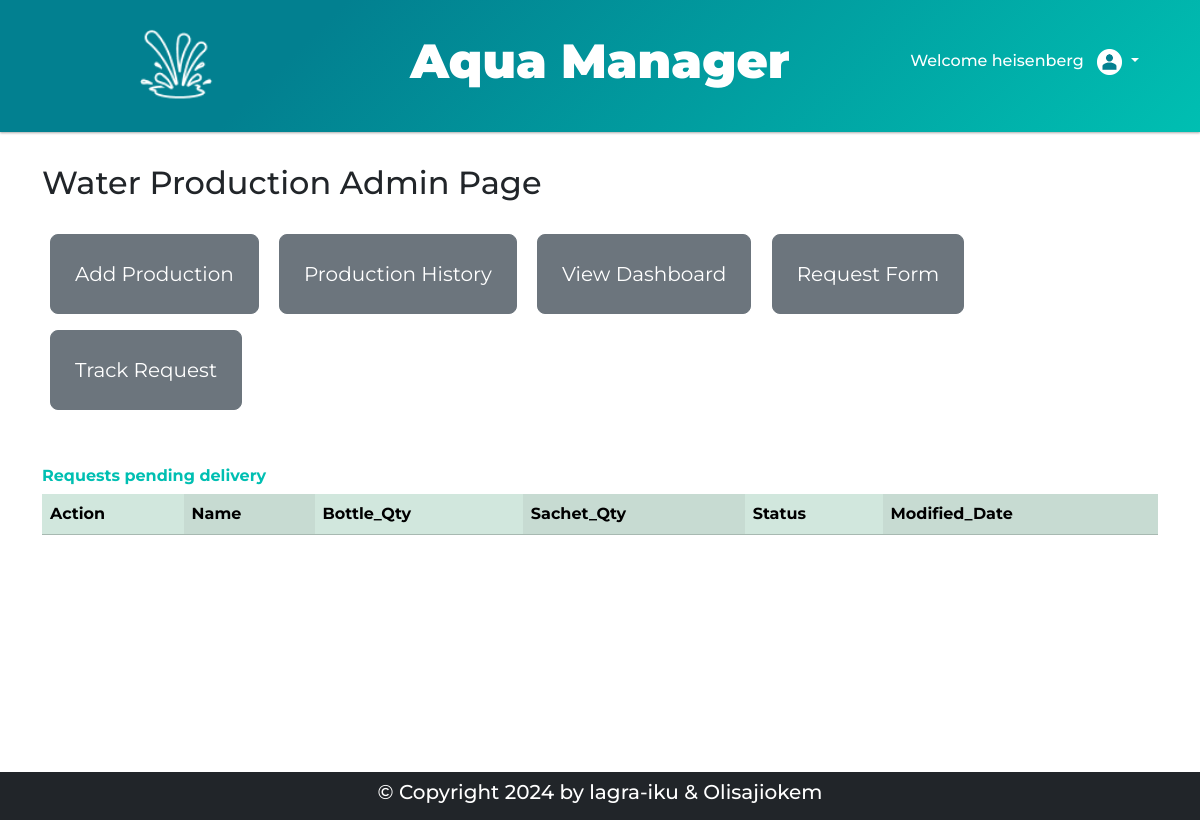
Page /admin (signed in) on the earlier database version.
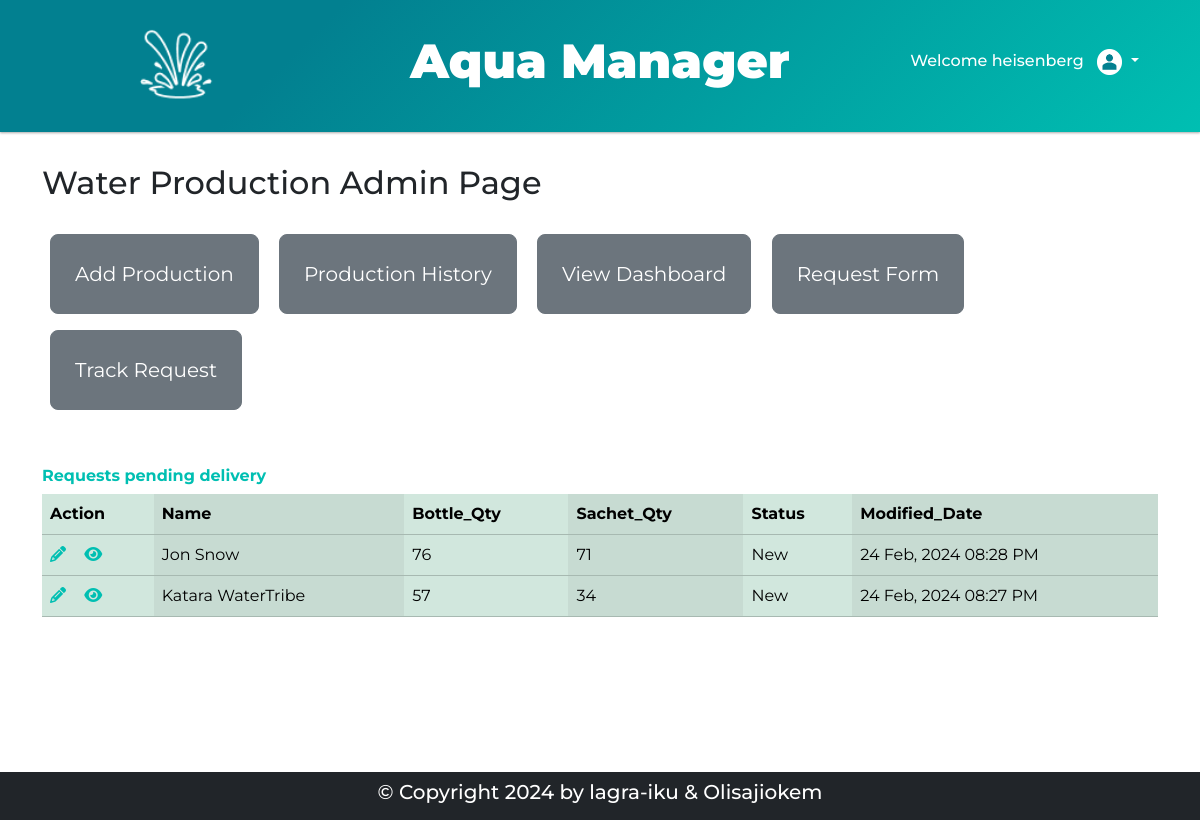
Same page on the later database version.
### models.py (models this page shows, shortened)
class Requests(db.Model):
    id = db.Column(db.Integer, primary_key=True, autoincrement=True)
    name = db.Column(db.String(255), nullable=False)
    location = db.Column(db.String(255), nullable=False)
    phonenum = db.Column(db.String(30), nullable=False)
    bottle_qty = db.Column(db.Integer)
    sachet_qty = db.Column(db.Integer)
    created_date = db.Column(db.DateTime, default=datetime.utcnow)
    modified_date = db.Column(db.DateTime, default=datetime.utcnow, onupdate=datetime.utcnow)
    status = db.Column(db.String(255), default='New')

### routes.py (the view)
@main_bp.route('/admin', methods=('GET', 'POST'))
def admin():
    username = session.get("username")
    fullname = session.get("full_name")
    if username == None:
        flash("Please Login to Access this page!", "error")
        return redirect(url_for("main.login"))
    else:
        active_requests = Requests.query.filter(Requests.status.notin_(['canceled', 'completed'])).order_by(desc(Requests.modified_date)).all()
        return render_template('admin/home.html', x=active_requests, fullname=fullname, username=username)

### templates/admin/home.html
{% extends 'index.html' %}
{% block content %}
    <div class="container">
        <div class="row mt-3">
            <h2 class="">Water Production Admin Page</h2>
         </div>
        <div class="d-grid d-md-block mt-3">
            <a href="{{ url_for('main.add_production') }}" class="btn btn-lg p-4 m-2 btn-secondary">Add Production</a>
            <a href="{{ url_for('main.production_content') }}" class="btn btn-lg p-4  m-2 btn-secondary">Production History</a>
            <a href="{{ url_for('main.dashboard') }}" class="btn btn-lg p-4 btn-secondary m-2 ">View Dashboard</a>
            <a href="{{ url_for('main.new') }}" class="btn btn-lg p-4 btn-secondary m-2 ">Request Form</a>
            <a href="{{ url_for('main.search') }}" class="btn btn-lg p-4 btn-secondary m-2 ">Track Request</a>
        </div>
        <div class="row my-5">
            <h6 class="txt-teal fw-bold">Requests pending delivery</h6>
            <div class="table-responsive">
                <table class="table table-success table-striped-columns">
                    <thead>
                        <tr>
                            <th scope="col-sm-1">Action</th>
                            <th scope="col-sm-2">Name</th>
                            <th scope="col-sm-2">Bottle_Qty</th>
                            <th scope="col-sm-2">Sachet_Qty</th>
                            <th scope="col-sm-2">Status</th>
                            <th scope="col-sm-2">Modified_Date</th>
                        </tr>
                        </thead>
                        <tbody>
                        {% for item in x %}
                        <tr>
                            <th scope="row">
                            <a class="" href="{{ url_for('main.edit_request', id=item.id) }}"><i class="fa-solid fa-pencil txt-teal"></i></a>&nbsp; &nbsp;
                            <a class="" href="{{ url_for('main.display_entry', id=item.id) }}"><i class="fa-solid fa-eye txt-teal"></i></a>
                            </th>
                            <td class="text-capitalize">{{ item.name }}</td>
                            <td>{{ item.bottle_qty }}</td>
                            <td>{{ item.sachet_qty }}</td>
                            <td>{{ item.status }}</td>
                            <td>{{ item.modified_date.strftime('%d %b, %Y %I:%M %p') }}</td>
                        </tr>
                        {% endfor %}
                        </tbody>
                </table>
                </div>
        </div>
    </div>
{% endblock %}

### templates/index.html (shortened to what this page needs)
<!DOCTYPE html>
<html lang="en">
<head>
    <link href="https://cdn.jsdelivr.net/npm/bootstrap@5.3.2/dist/css/bootstrap.min.css" rel="stylesheet">
    <link rel="stylesheet" href="../static/styles/style.css">
    <link rel="stylesheet" href="https://cdnjs.cloudflare.com/ajax/libs/font-awesome/6.5.1/css/all.min.css">
    <body>
    {% include 'common/header.html' %}
    <main class="p-3 height80">
        {% block content %}{% endblock %}
    </main>
    {% include 'common/footer.html' %}
</body>
</html>

### templates/common/header.html (shortened to what this page needs)
<header class="text-white text-center sticky-top">
    <div class="container p-3">
        <div class="row align-items-center">
            <div class="col-sm-3">
                <a href="{{ url_for('main.new', username=username) }}"><img src="../../static/images/logo_new.png" alt="" class="logo"></a>
            </div>
            <div class="col-sm-6 text-left">
                <h3 id="app-name">Aqua Manager</h3>
            </div>
            <div class="col-sm-3">
                <div class="btn-group" role="group" aria-label="Basic outlined example">
                    {% if username %}
                    <div class="">
                        <h6 class="dropdown-toggle" data-bs-toggle="dropdown" aria-expanded="false">
                            Welcome {{ username }} &nbsp;
                            <img src="../../static/images/anonymous.png" alt="" id="profile_pic">
                        </h6>
                      </div>
                    {% else %}
                        <a class="btn btn-outline-light mx-1 rounded" href="{{ url_for('main.register') }}">Register</a>
                        <a class="btn btn-light mx-1 px-4 rounded fw-bold" href="{{ url_for('main.login') }}">Login</a>
                    {% endif %}
                  </div>
            </div>
        </div>
    </div>
</header>

### templates/common/footer.html
<footer class="bg-dark text-white text-center p-2">
   <h5>
    &copy; Copyright 2024 by lagra-iku & Olisajiokem
   </h5>
</footer>

### static/styles/style.css (style rules this page uses)
:root { --pricolor: #00bfb2; --seccolor: #00616e; }
.txt-teal { color: var(--pricolor); }
body { font-family: "Montserrat", Verdana, Geneva, Tahoma, sans-serif; }
header { background-color: #00bfb2; background-image: linear-gradient(315deg, #00bfb2 0%, #028090 74%); background-position: center; box-shadow: rgba(0, 0, 0, 0.12) 0px 1px 3px, rgba(0, 0, 0, 0.24) 0px 1px 2px; min-height: 15vh; }
#app-name { font-size: 3em; font-weight: 900; color: white; }
.logo { width: 100px; height: 100px; }
.height80 { min-height: 80vh; }
#profile_pic { width:10%; height:20%; }

Differences in the rows shown:
added Requests: name "Jon Snow", bottle_qty "76", sachet_qty "71", status "New", modified_date "24 Feb, 2024 08:28 PM"
added Requests: name "Katara WaterTribe", bottle_qty "57", sachet_qty "34", status "New", modified_date "24 Feb, 2024 08:27 PM"
